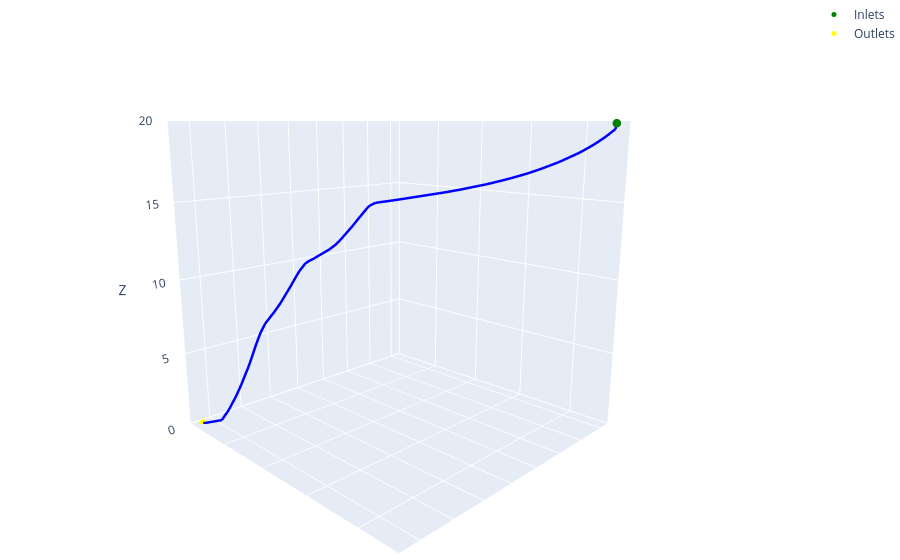

The notebook cell saved with this chart:
### Markdown cell above
# Load Network

### Code cell
import plotly.graph_objects as go
network_name = "pykasso_n58"
nodes = 'nodes.csv'
network_dir = f'conduit_geometry_test/networks/{network_name}'
network = ok.load_network_data(f'{network_dir}/{nodes}', f'{network_dir}/edges.csv', debug= True)
temp = network.nodes
temp['z']= temp['z'] - temp.z.min()
network.update_network(nodes = temp)
network.extract_edge_coordinates()
network.extract_diffuse_inlets()
network.conduit_lengths()
fig = network.plot_3D_network(node_color = 'type', show_nodes = False)
fig.update_layout(
    scene=dict(
        xaxis=dict(showticklabels=False, title=''),
        yaxis=dict(showticklabels=False, title=''),
        zaxis=dict(showticklabels=True, title='Z'),
    )
)
fig.update_traces(
    line=dict(width=5),
    selector=dict(type='scatter3d', mode='lines')
)
fig.update_layout(
    scene_camera=dict(
        eye=dict(x=-1.5, y=-1.5, z=0.5),   # camera position
        up=dict(x=0, y=0, z=1),           # which direction is "up"
        center=dict(x=0, y=0, z=0)        # point the camera looks at
    )
)
fig.update_layout(scene=dict(
        zaxis=dict(range=[0, 20])
    ))
fig.add_scatter3d(x = network.nodes[network.nodes.type == 'inlet'].x, y = network.nodes[network.nodes.type == 'inlet'].y, z = network.nodes[network.nodes.type == 'inlet'].z, mode = 'markers', marker=dict(size=5, color='green'), name = 'Inlets')
fig.add_scatter3d(x = network.nodes[network.nodes.type == 'outlet'].x, y = network.nodes[network.nodes.type == 'outlet'].y, z = network.nodes[network.nodes.type == 'outlet'].z, mode = 'markers', marker=dict(size=5, color='yellow'), name = 'Outlets')
fig.update_layout(legend = None)

### Figure 1 — Plotly figure (JSON) as saved in the notebook; plotly's stock layout.template omitted (floating-point values rounded to 4 significant figures)
{"data": [{"line": {"color": "blue", "width": 5}, "mode": "lines", "showlegend": false, "type": "scatter3d", "x": [558500.0, 558500.0], "y": [4867000.0, 4867000.0], "z": [19.86, 19.5]}, {"line": {"color": "blue", "width": 5}, "mode": "lines", "showlegend": false, "type": "scatter3d", "x": [558500.0, 558500.0], "y": [4867000.0, 4867000.0], "z": [19.5, 19.06]}, {"line": {"color": "blue", "width": 5}, "mode": "lines", "showlegend": false, "type": "scatter3d", "x": [558500.0, 558500.0], "y": [4867000.0, 4867000.0], "z": [19.06, 18.69]}, {"line": {"color": "blue", "width": 5}, "mode": "lines", "showlegend": false, "type": "scatter3d", "x": [558500.0, 558500.0], "y": [4867000.0, 4867000.0], "z": [18.69, 18.44]}, {"line": {"color": "blue", "width": 5}, "mode": "lines", "showlegend": false, "type": "scatter3d", "x": [558500.0, 558500.0], "y": [4867000.0, 4867000.0], "z": [18.44, 18.12]}, {"line": {"color": "blue", "width": 5}, "mode": "lines", "showlegend": false, "type": "scatter3d", "x": [558500.0, 558500.0], "y": [4867000.0, 4867000.0], "z": [18.12, 18.03]}, {"line": {"color": "blue", "width": 5}, "mode": "lines", "showlegend": false, "type": "scatter3d", "x": [558500.0, 558400.0], "y": [4867000.0, 4868000.0], "z": [18.03, 17.48]}, {"line": {"color": "blue", "width": 5}, "mode": "lines", "showlegend": false, "type": "scatter3d", "x": [558400.0, 558400.0], "y": [4868000.0, 4868000.0], "z": [17.48, 17.05]}, {"line": {"color": "blue", "width": 5}, "mode": "lines", "showlegend": false, "type": "scatter3d", "x": [558400.0, 558400.0], "y": [4868000.0, 4868000.0], "z": [17.05, 16.81]}, {"line": {"color": "blue", "width": 5}, "mode": "lines", "showlegend": false, "type": "scatter3d", "x": [558400.0, 558400.0], "y": [4868000.0, 4868000.0], "z": [16.81, 16.67]}, {"line": {"color": "blue", "width": 5}, "mode": "lines", "showlegend": false, "type": "scatter3d", "x": [558400.0, 558400.0], "y": [4868000.0, 4868000.0], "z": [16.67, 16.65]}, {"line": {"color": "blue", "width": 5}, "mode": "lines", "showlegend": false, "type": "scatter3d", "x": [558400.0, 558300.0], "y": [4868000.0, 4868000.0], "z": [16.65, 16.45]}, {"line": {"color": "blue", "width": 5}, "mode": "lines", "showlegend": false, "type": "scatter3d", "x": [558300.0, 558300.0], "y": [4868000.0, 4868000.0], "z": [16.45, 16.36]}, {"line": {"color": "blue", "width": 5}, "mode": "lines", "showlegend": false, "type": "scatter3d", "x": [558300.0, 558300.0], "y": [4868000.0, 4868000.0], "z": [16.36, 16.35]}, {"line": {"color": "blue", "width": 5}, "mode": "lines", "showlegend": false, "type": "scatter3d", "x": [558300.0, 558300.0], "y": [4868000.0, 4868000.0], "z": [16.35, 16.24]}, {"line": {"color": "blue", "width": 5}, "mode": "lines", "showlegend": false, "type": "scatter3d", "x": [558300.0, 558300.0], "y": [4868000.0, 4868000.0], "z": [16.24, 16.13]}, {"line": {"color": "blue", "width": 5}, "mode": "lines", "showlegend": false, "type": "scatter3d", "x": [558300.0, 558300.0], "y": [4868000.0, 4868000.0], "z": [16.13, 16.04]}, {"line": {"color": "blue", "width": 5}, "mode": "lines", "showlegend": false, "type": "scatter3d", "x": [558300.0, 558300.0], "y": [4868000.0, 4868000.0], "z": [16.04, 15.82]}, {"line": {"color": "blue", "width": 5}, "mode": "lines", "showlegend": false, "type": "scatter3d", "x": [558300.0, 558300.0], "y": [4868000.0, 4868000.0], "z": [15.82, 15.8]}, {"line": {"color": "blue", "width": 5}, "mode": "lines", "showlegend": false, "type": "scatter3d", "x": [558300.0, 558200.0], "y": [4868000.0, 4868000.0], "z": [15.8, 15.74]}, {"line": {"color": "blue", "width": 5}, "mode": "lines", "showlegend": false, "type": "scatter3d", "x": [558200.0, 558200.0], "y": [4868000.0, 4868000.0], "z": [15.74, 15.62]}, {"line": {"color": "blue", "width": 5}, "mode": "lines", "showlegend": false, "type": "scatter3d", "x": [558200.0, 558100.0], "y": [4868000.0, 4868000.0], "z": [15.62, 15.14]}, {"line": {"color": "blue", "width": 5}, "mode": "lines", "showlegend": false, "type": "scatter3d", "x": [558100.0, 558100.0], "y": [4868000.0, 4868000.0], "z": [15.14, 14.96]}, {"line": {"color": "blue", "width": 5}, "mode": "lines", "showlegend": false, "type": "scatter3d", "x": [558100.0, 558100.0], "y": [4868000.0, 4868000.0], "z": [14.96, 14.8]}, {"line": {"color": "blue", "width": 5}, "mode": "lines", "showlegend": false, "type": "scatter3d", "x": [558100.0, 558100.0], "y": [4868000.0, 4869000.0], "z": [14.8, 14.63]}, {"line": {"color": "blue", "width": 5}, "mode": "lines", "showlegend": false, "type": "scatter3d", "x": [558100.0, 558100.0], "y": [4869000.0, 4869000.0], "z": [14.63, 14.6]}, {"line": {"color": "blue", "width": 5}, "mode": "lines", "showlegend": false, "type": "scatter3d", "x": [558100.0, 558100.0], "y": [4869000.0, 4869000.0], "z": [14.6, 13.97]}, {"line": {"color": "blue", "width": 5}, "mode": "lines", "showlegend": false, "type": "scatter3d", "x": [558100.0, 558100.0], "y": [4869000.0, 4869000.0], "z": [13.97, 13.52]}, {"line": {"color": "blue", "width": 5}, "mode": "lines", "showlegend": false, "type": "scatter3d", "x": [558100.0, 558100.0], "y": [4869000.0, 4869000.0], "z": [13.52, 13.39]}, {"line": {"color": "blue", "width": 5}, "mode": "lines", "showlegend": false, "type": "scatter3d", "x": [558100.0, 558000.0], "y": [4869000.0, 4869000.0], "z": [13.39, 12.62]}, {"line": {"color": "blue", "width": 5}, "mode": "lines", "showlegend": false, "type": "scatter3d", "x": [558000.0, 558000.0], "y": [4869000.0, 4869000.0], "z": [12.62, 12.5]}, {"line": {"color": "blue", "width": 5}, "mode": "lines", "showlegend": false, "type": "scatter3d", "x": [558000.0, 558000.0], "y": [4869000.0, 4869000.0], "z": [12.5, 12.43]}, {"line": {"color": "blue", "width": 5}, "mode": "lines", "showlegend": false, "type": "scatter3d", "x": [558000.0, 558000.0], "y": [4869000.0, 4869000.0], "z": [12.43, 12.26]}, {"line": {"color": "blue", "width": 5}, "mode": "lines", "showlegend": false, "type": "scatter3d", "x": [558000.0, 558000.0], "y": [4869000.0, 4869000.0], "z": [12.26, 12.0]}, {"line": {"color": "blue", "width": 5}, "mode": "lines", "showlegend": false, "type": "scatter3d", "x": [558000.0, 558000.0], "y": [4869000.0, 4869000.0], "z": [12.0, 11.95]}, {"line": {"color": "blue", "width": 5}, "mode": "lines", "showlegend": false, "type": "scatter3d", "x": [558000.0, 558000.0], "y": [4869000.0, 4869000.0], "z": [11.95, 11.35]}, {"line": {"color": "blue", "width": 5}, "mode": "lines", "showlegend": false, "type": "scatter3d", "x": [558000.0, 558000.0], "y": [4869000.0, 4869000.0], "z": [11.35, 11.32]}, {"line": {"color": "blue", "width": 5}, "mode": "lines", "showlegend": false, "type": "scatter3d", "x": [558000.0, 558000.0], "y": [4869000.0, 4869000.0], "z": [11.32, 11.26]}, {"line": {"color": "blue", "width": 5}, "mode": "lines", "showlegend": false, "type": "scatter3d", "x": [558000.0, 558000.0], "y": [4869000.0, 4869000.0], "z": [11.26, 11.07]}, {"line": {"color": "blue", "width": 5}, "mode": "lines", "showlegend": false, "type": "scatter3d", "x": [558000.0, 558000.0], "y": [4869000.0, 4869000.0], "z": [11.07, 10.55]}, {"line": {"color": "blue", "width": 5}, "mode": "lines", "showlegend": false, "type": "scatter3d", "x": [558000.0, 558000.0], "y": [4869000.0, 4869000.0], "z": [10.55, 10.14]}, {"line": {"color": "blue", "width": 5}, "mode": "lines", "showlegend": false, "type": "scatter3d", "x": [558000.0, 557900.0], "y": [4869000.0, 4869000.0], "z": [10.14, 9.649]}, {"line": {"color": "blue", "width": 5}, "mode": "lines", "showlegend": false, "type": "scatter3d", "x": [557900.0, 557900.0], "y": [4869000.0, 4869000.0], "z": [9.649, 8.426]}, {"line": {"color": "blue", "width": 5}, "mode": "lines", "showlegend": false, "type": "scatter3d", "x": [557900.0, 557900.0], "y": [4869000.0, 4869000.0], "z": [8.426, 8.234]}, {"line": {"color": "blue", "width": 5}, "mode": "lines", "showlegend": false, "type": "scatter3d", "x": [557900.0, 557900.0], "y": [4869000.0, 4869000.0], "z": [8.234, 7.766]}, {"line": {"color": "blue", "width": 5}, "mode": "lines", "showlegend": false, "type": "scatter3d", "x": [557900.0, 557900.0], "y": [4869000.0, 4869000.0], "z": [7.766, 7.676]}, {"line": {"color": "blue", "width": 5}, "mode": "lines", "showlegend": false, "type": "scatter3d", "x": [557900.0, 557900.0], "y": [4869000.0, 4869000.0], "z": [7.676, 7.021]}, {"line": {"color": "blue", "width": 5}, "mode": "lines", "showlegend": false, "type": "scatter3d", "x": [557900.0, 557900.0], "y": [4869000.0, 4869000.0], "z": [7.021, 6.393]}, {"line": {"color": "blue", "width": 5}, "mode": "lines", "showlegend": false, "type": "scatter3d", "x": [557900.0, 557900.0], "y": [4869000.0, 4869000.0], "z": [6.393, 6.234]}, {"line": {"color": "blue", "width": 5}, "mode": "lines", "showlegend": false, "type": "scatter3d", "x": [557900.0, 557900.0], "y": [4869000.0, 4869000.0], "z": [6.234, 5.634]}, {"line": {"color": "blue", "width": 5}, "mode": "lines", "showlegend": false, "type": "scatter3d", "x": [557900.0, 557900.0], "y": [4869000.0, 4869000.0], "z": [5.634, 4.098]}, {"line": {"color": "blue", "width": 5}, "mode": "lines", "showlegend": false, "type": "scatter3d", "x": [557900.0, 557800.0], "y": [4869000.0, 4869000.0], "z": [4.098, 2.684]}, {"line": {"color": "blue", "width": 5}, "mode": "lines", "showlegend": false, "type": "scatter3d", "x": [557800.0, 557800.0], "y": [4869000.0, 4869000.0], "z": [2.684, 2.604]}, {"line": {"color": "blue", "width": 5}, "mode": "lines", "showlegend": false, "type": "scatter3d", "x": [557800.0, 557800.0], "y": [4869000.0, 4869000.0], "z": [2.604, 1.933]}, {"line": {"color": "blue", "width": 5}, "mode": "lines", "showlegend": false, "type": "scatter3d", "x": [557800.0, 557800.0], "y": [4869000.0, 4869000.0], "z": [1.933, 1.876]}, {"line": {"color": "blue", "width": 5}, "mode": "lines", "showlegend": false, "type": "scatter3d", "x": [557800.0, 557800.0], "y": [4869000.0, 4869000.0], "z": [1.876, 0.9457]}, {"line": {"color": "blue", "width": 5}, "mode": "lines", "showlegend": false, "type": "scatter3d", "x": [557800.0, 557800.0], "y": [4869000.0, 4869000.0], "z": [0.9457, 0.2223]}, {"line": {"color": "blue", "width": 5}, "mode": "lines", "showlegend": false, "type": "scatter3d", "x": [557800.0, 557800.0], "y": [4869000.0, 4869000.0], "z": [0.2223, 0.0]}, {"marker": {"color": "green", "size": 5}, "mode": "markers", "name": "Inlets", "type": "scatter3d", "x": [558500.0], "y": [4867000.0], "z": [19.86]}, {"marker": {"color": "yellow", "size": 5}, "mode": "markers", "name": "Outlets", "type": "scatter3d", "x": [557800.0], "y": [4869000.0], "z": [0.0]}], "layout": {"legend": {}, "margin": {"b": 0, "l": 0, "r": 0, "t": 0}, "scene": {"camera": {"center": {"x": 0, "y": 0, "z": 0}, "eye": {"x": -1.5, "y": -1.5, "z": 0.5}, "up": {"x": 0, "y": 0, "z": 1}}, "xaxis": {"showticklabels": false, "title": {"text": ""}}, "yaxis": {"showticklabels": false, "title": {"text": ""}}, "zaxis": {"range": [0, 20], "showticklabels": true, "title": {"text": "Z"}}}}}
